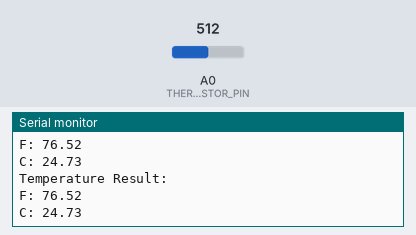
The sketch below on a simulated Arduino Uno, built with avr-gcc and run on an emulated ATmega328P. Shown: the last lines printed to the serial monitor. The inputs (shaded band) are chosen by the test bench; at power-on: A0 (THERMISTOR_PIN) = 512.

Above: at 1.3 s.
1.4 s: A0 (THERMISTOR_PIN) set to 0
At 1.9 s:
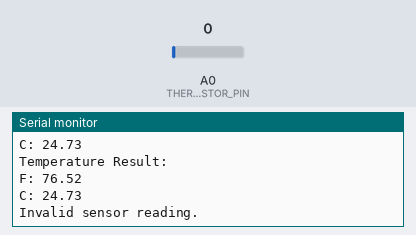
3.5 s: A0 (THERMISTOR_PIN) set to 122
At 3.83 s:
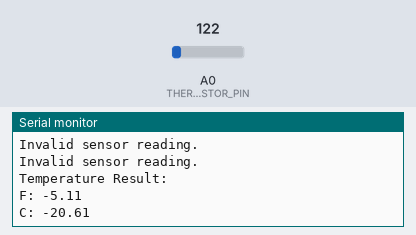

Measured:
- after the input at 1.4 s, the serial monitor: prints a new line after 0.10 s (image 1)
- after the input at 3.5 s, the serial monitor: prints a new line at once (image 2)

The sketch:

TemperatureCal.ino
```cpp
/*
 * Temperature Calculating - Arduino Thermistor Project
 * Author: Noor Uddin (noor.cs2@yahoo.com)
 * Uses the Steinhart-Hart equation to convert thermistor resistance to temperature.
 */

// Calculate temperature from a thermistor using the Steinhart-Hart equation.

const int THERMISTOR_PIN = A0;
const float SERIES_RESISTOR = 10000.0;

const float COEFFICIENT_A = 1.009249522e-03;
const float COEFFICIENT_B = 2.378405444e-04;
const float COEFFICIENT_C = 2.019202697e-07;

void setup() {
  Serial.begin(9600);
}

void loop() {
  int analogValue = analogRead(THERMISTOR_PIN);

  if (analogValue == 0) {
    Serial.println("Invalid sensor reading.");
    delay(500);
    return;
  }

  float thermistorResistance = SERIES_RESISTOR * (1023.0 / analogValue - 1.0);
  float logResistance = log(thermistorResistance);

  float temperatureKelvin = 1.0 / (
    COEFFICIENT_A +
    (COEFFICIENT_B * logResistance) +
    (COEFFICIENT_C * logResistance * logResistance * logResistance)
  );

  float temperatureCelsius = temperatureKelvin - 273.15;
  float temperatureFahrenheit = (temperatureCelsius * 9.0) / 5.0 + 32.0;

  Serial.println("Temperature Result:");
  Serial.print("F: ");
  Serial.println(temperatureFahrenheit);
  Serial.print("C: ");
  Serial.println(temperatureCelsius);
  Serial.println();

  delay(500);
}
```
